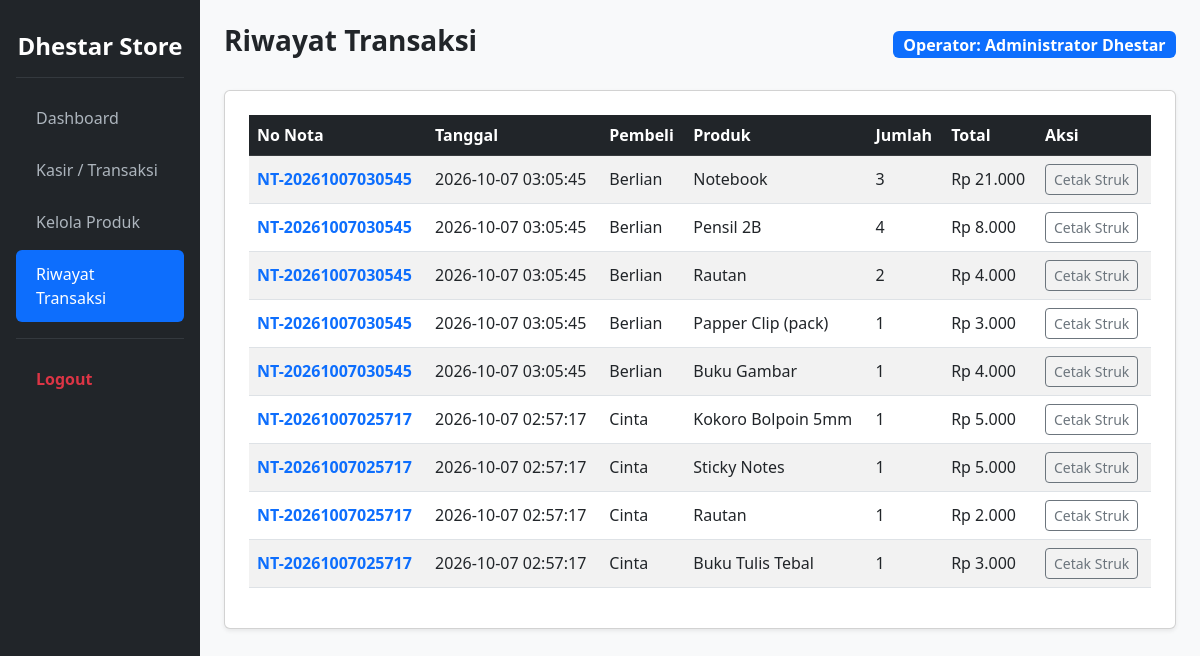
The page /dashboard.php?page=riwayat (signed in) on the database its author committed.
### tables this page shows
CREATE TABLE `transaksi` (
  `id` int NOT NULL,
  `no_nota` varchar(30) NOT NULL,
  `nama_pembeli` varchar(100) NOT NULL,
  `id_produk` int NOT NULL,
  `jumlah` int NOT NULL,
  `total_harga` int NOT NULL,
  `metode_pembayaran` varchar(20) NOT NULL,
  `jumlah_uang` int NOT NULL,
  `kembalian` int NOT NULL,
  `tanggal` timestamp NULL DEFAULT CURRENT_TIMESTAMP
);

CREATE TABLE `produk` (
  `id` int NOT NULL,
  `nama_produk` varchar(100) NOT NULL,
  `harga` int NOT NULL,
  `stok` int NOT NULL,
  `gambar` varchar(255) DEFAULT 'default.jpg'
);

### dashboard.php (the view, shortened to what this page needs)
<?php
include 'koneksi.php';
$page = $_GET['page'] ?? 'home';
?>
<!DOCTYPE html>
<html lang="id">
<head>
    <link href="https://cdn.jsdelivr.net/npm/bootstrap@5.3.0/dist/css/bootstrap.min.css" rel="stylesheet">
</head>
<body>
<div class="container-fluid">
    <div class="row">
        <div class="col-md-2 sidebar p-3">
            <h4 class="text-white fw-bold text-center my-3">Dhestar Store</h4>
            <hr class="text-secondary">
            <a href="dashboard.php?page=home" class="<?= $page == 'home' ? 'active' : ''; ?>">Dashboard</a>
            <a href="dashboard.php?page=kasir" class="<?= $page == 'kasir' ? 'active' : ''; ?>">Kasir / Transaksi</a>
            <a href="dashboard.php?page=produk" class="<?= $page == 'produk' ? 'active' : ''; ?>">Kelola Produk</a>
            <a href="dashboard.php?page=riwayat" class="<?= $page == 'riwayat' ? 'active' : ''; ?>">Riwayat Transaksi</a>
            <hr class="text-secondary">
            <a href="logout.php" class="text-danger fw-bold">Logout</a>
        </div>
        <div class="col-md-10 p-4">
            <div class="d-flex justify-content-between align-items-center mb-4">
                <h3 class="fw-bold">
                    <?php
                        if ($page == 'kasir') echo "Menu Kasir (Multi Produk)";
                        elseif ($page == 'produk') echo "Kelola Stok Produk";
                        elseif ($page == 'riwayat') echo "Riwayat Transaksi";
                        else echo "Dashboard Utama";
                    ?>
                </h3>
                <span class="badge bg-primary fs-6">Operator: <?= htmlspecialchars($_SESSION['nama_lengkap'] ?? 'Admin'); ?></span>
            </div>
            <?php if ($page == 'home'): ?>
                <?php
                    $tot_prod = mysqli_fetch_assoc(mysqli_query($koneksi, "SELECT COUNT(*) as total FROM produk"))['total'] ?? 0;
                    $tot_trx  = mysqli_fetch_assoc(mysqli_query($koneksi, "SELECT COUNT(DISTINCT no_nota) as total FROM transaksi"))['total'] ?? 0;
                    $omzet    = mysqli_fetch_assoc(mysqli_query($koneksi, "SELECT SUM(total_harga) as total FROM transaksi"))['total'] ?? 0;
                ?>
                <div class="row">
                    <div class="col-md-4 mb-3">
                        <div class="card bg-primary text-white p-3 shadow-sm">
                            <h5>Total Produk</h5>
                            <h2><?= $tot_prod; ?> Items</h2>
                        </div>
                    </div>
                    <div class="col-md-4 mb-3">
                        <div class="card bg-success text-white p-3 shadow-sm">
                            <h5>Total Transaksi</h5>
                            <h2><?= $tot_trx; ?> Penjualan</h2>
                        </div>
                    </div>
                    <div class="col-md-4 mb-3">
                        <div class="card bg-warning text-dark p-3 shadow-sm">
                            <h5>Total Omzet</h5>
                            <h2>Rp <?= number_format($omzet, 0, ',', '.'); ?></h2>
                        </div>
                    </div>
                </div>
            <?php elseif ($page == 'riwayat'): ?>
                <div class="card p-4 shadow-sm">
                    <table class="table table-striped align-middle">
                        <thead class="table-dark">
                            <tr>
                                <th>No Nota</th>
                                <th>Tanggal</th>
                                <th>Pembeli</th>
                                <th>Produk</th>
                                <th>Jumlah</th>
                                <th>Total</th>
                                <th>Aksi</th>
                            </tr>
                        </thead>
                        <tbody>
                            <?php
                                $q = mysqli_query($koneksi, "SELECT t.*, p.nama_produk FROM transaksi t JOIN produk p ON t.id_produk = p.id ORDER BY t.id DESC");
                                while($row = mysqli_fetch_assoc($q)):
                            ?>
                            <tr>
                                <td><span class="fw-bold text-primary"><?= $row['no_nota']; ?></span></td>
                                <td><?= $row['tanggal']; ?></td>
                                <td><?= htmlspecialchars($row['nama_pembeli']); ?></td>
                                <td><?= htmlspecialchars($row['nama_produk']); ?></td>
                                <td><?= $row['jumlah']; ?></td>
                                <td>Rp <?= number_format($row['total_harga'], 0, ',', '.'); ?></td>
                                <td>
                                    <a href="cetak_nota.php?no_nota=<?= $row['no_nota']; ?>" target="_blank" class="btn btn-sm btn-outline-secondary">Cetak Struk</a>
                                </td>
                            </tr>
                            <?php endwhile; ?>
                        </tbody>
                    </table>
                </div>
            <?php endif; ?>
        </div>
    </div>
</div>
</body>
</html>

### dashboard.php (style rules this page uses)
body { background-color: #f8f9fa; }
.sidebar { min-height: 100vh; background: #212529; color: white; }
.sidebar a { color: #adb5bd; text-decoration: none; display: block; padding: 12px 20px; border-radius: 6px; margin-bottom: 4px; }
.sidebar a:hover, .sidebar a.active { background: #0d6efd; color: white; }

### rows shown on the page
transaksi: no_nota "NT-20261007030545", tanggal "2026-10-07 03:05:45", nama_pembeli "Berlian", id_produk.nama_produk "Notebook", jumlah "3", total_harga "21.000"
transaksi: no_nota "NT-20261007030545", tanggal "2026-10-07 03:05:45", nama_pembeli "Berlian", id_produk.nama_produk "Pensil 2B", jumlah "4", total_harga "8.000"
transaksi: no_nota "NT-20261007030545", tanggal "2026-10-07 03:05:45", nama_pembeli "Berlian", id_produk.nama_produk "Rautan", jumlah "2", total_harga "4.000"
transaksi: no_nota "NT-20261007030545", tanggal "2026-10-07 03:05:45", nama_pembeli "Berlian", id_produk.nama_produk "Papper Clip (pack)", jumlah "1", total_harga "3.000"
transaksi: no_nota "NT-20261007030545", tanggal "2026-10-07 03:05:45", nama_pembeli "Berlian", id_produk.nama_produk "Buku Gambar", jumlah "1", total_harga "4.000"
transaksi: no_nota "NT-20261007025717", tanggal "2026-10-07 02:57:17", nama_pembeli "Cinta", id_produk.nama_produk "Kokoro Bolpoin 5mm", jumlah "1", total_harga "5.000"
transaksi: no_nota "NT-20261007025717", tanggal "2026-10-07 02:57:17", nama_pembeli "Cinta", id_produk.nama_produk "Sticky Notes", jumlah "1", total_harga "5.000"
transaksi: no_nota "NT-20261007025717", tanggal "2026-10-07 02:57:17", nama_pembeli "Cinta", id_produk.nama_produk "Rautan", jumlah "1", total_harga "2.000"
transaksi: no_nota "NT-20261007025717", tanggal "2026-10-07 02:57:17", nama_pembeli "Cinta", id_produk.nama_produk "Buku Tulis Tebal", jumlah "1", total_harga "3.000"

### other values the page prints
$_SESSION['nama_lengkap'] "Administrator Dhestar"
